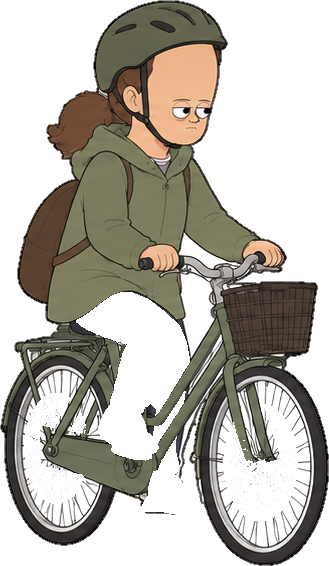
#> input picture dist/assets/people-cyclist-a/base.png, 329 x 566 px
$ python -i build_layers.py   (imports and definitions only)
#> lines starting #> are read from the running program, lines starting #| are printed output that depends on the picture; after the words box and inside, x2 and y2 are one past the last pixel; in counts of white or black regions, pixels touching at a corner belong together
#> further down, picture is the input picture: PIL image 329x566 RGBA; mean R, G, B, A 51.3, 47.3, 39.5, 118.7
"""Build app assets for "Min bil" from the Codex images in docs/redesign/garage-build/<base>/.

- base.png      -> dist/assets/mybil/<base>/base.webp   (white background removed)
- nowheels.png  -> body.webp (vehicle without wheels) + wheels.webp (the base's own wheels), used for lowering
- <part>.png    -> <part>.webp: pixels that differ from the base, limited to the slot's region (catalog.json)
QA gate: a part is REJECTED when too much of the vehicle changed outside its region (the image model moved or
redrew the vehicle, e.g. a "ghost car"). Rejected parts are listed in rejects.json and left out of the manifest.
Writes dist/assets/mybil/manifest.json (approved parts per base) and a preview.jpg per base.

Usage: python build_layers.py [base ...]
"""
import json, os, sys
from PIL import Image, ImageChops, ImageDraw, ImageFilter

ROOT = os.path.abspath(os.path.join(os.path.dirname(os.path.abspath(__file__)), '..', '..', '..'))
# --src <dir> selects the image set (default: this folder); v5 lives in docs/redesign/garage-v5
HERE = os.path.abspath(sys.argv[sys.argv.index('--src') + 1]) if '--src' in sys.argv else os.path.dirname(os.path.abspath(__file__))
# [1 line not run here, left out]
OUT = os.path.join(ROOT, 'dist', 'assets', 'mybil')
SIZE = 768
OUTSIDE_LIMIT = 0.035   # max share of the vehicle area that may change outside the part's region
# [1 line not run here, left out]
# [1 line that did not run here, left out]

# [84 lines left out: functions largest_island, clean_wheels, clean_plate, drop_specks, near_wheels, clean_body, not called in this run]

def subject_bbox(im, tol=18):
    return im.convert('L').point(lambda v: 255 if v < 255 - tol else 0).getbbox()

# [10 lines left out: function load, not called in this run]

def white_alpha(im, tol=18, holes=False):
#> called with tol = 18, holes = False
    from collections import deque
    rgb = im.convert('RGB'); W, H = rgb.size; px = rgb.load(); seen = bytearray(W * H); q = deque()
#> after `rgb = im.convert('RGB')`:
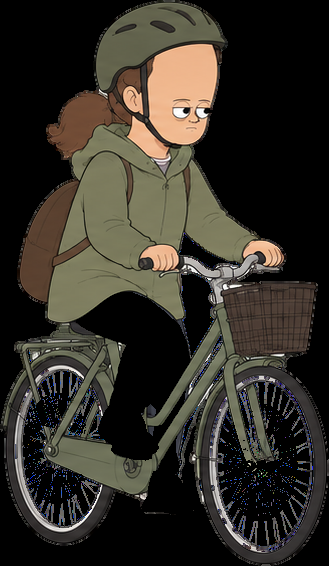
#> rgb: PIL image 329x566 RGB; mean R, G, B 51.3, 47.3, 39.5
#> after `W, H = rgb.size`: W = 329; H = 566
    for x in range(W): q.extend(((x, 0), (x, H - 1)))
    for y in range(H): q.extend(((0, y), (W - 1, y)))
    while q:
        x, y = q.popleft(); i = y * W + x
        if seen[i] or min(px[x, y]) < 255 - tol: continue
        seen[i] = 1
        if x: q.append((x - 1, y))
        if x < W - 1: q.append((x + 1, y))
        if y: q.append((x, y - 1))
        if y < H - 1: q.append((x, y + 1))
    # the soft edge between the white background and the ink line is light grey: left in, it reads as a thin white
    # outline on dark pages. Those light, colourless pixels go too, a few pixels deep, but never past the ink.
    import numpy as np
    from scipy import ndimage
    out = np.frombuffer(bytes(seen), np.uint8).reshape(H, W).astype(bool)
#> out: shape (566, 329) bool; every value is 0
    a = np.asarray(rgb, dtype=np.int16); light = (a.min(2) >= 170) & (a.max(2) - a.min(2) <= 30)
#> after `light = (a.min(2) >= 170) & (a.max(2) - a.min(2) <= 30)`:
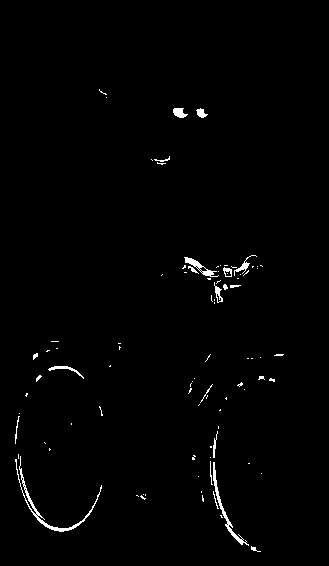
#> light: shape (566, 329) bool; 1.1% white in thin lines or dots, all inside (x1, y1, x2, y2) = (15, 89, 284, 552)
    pink = (a[..., 0] - a[..., 1] > 25) & (a[..., 2] - a[..., 1] > 25) & (a.min(2) >= 110)  # left from a magenta key (the race car)
    for _ in range(4): out |= ndimage.binary_dilation(out) & (light | pink)
    if holes:  # the vehicle itself (base, body), never a part: a white plate or chrome highlight is real
        # the background shows through gaps in the drawing: big closed patches of pure white (between a wing's
        # blades) and thin, wide slits of near-white (between the roof rails and the roof)
        paper = (a.min(2) >= 250) & ~out
        lab, n = ndimage.label(paper)
        if n:
            sizes = ndimage.sum(paper, lab, range(1, n + 1))
            out |= np.isin(lab, 1 + np.nonzero(sizes > W * H * 0.0002)[0])
        slit = (a.min(2) >= 238) & (a.max(2) - a.min(2) <= 12) & ~out
        lab, n = ndimage.label(slit)
        for i, box in enumerate(ndimage.find_objects(lab)):
            h, w = box[0].stop - box[0].start, box[1].stop - box[1].start
            if h <= 10 and w >= 4 * h and (lab[box] == i + 1).sum() >= 30: out[box] |= lab[box] == i + 1
        for _ in range(2): out |= ndimage.binary_dilation(out) & (light | pink)
    return Image.fromarray(np.where(out, 0, 255).astype(np.uint8)).filter(ImageFilter.GaussianBlur(0.7))
#> returned value: PIL image 329x566 L; every value is 255

def _shift(img, dx, dy):
    canvas = Image.new('RGB', img.size, 'white'); canvas.paste(img, (dx, dy)); return canvas

def _score(a, b):
    return sum(ImageChops.difference(a, b).getdata())

# [13 lines left out: function align, not called in this run]

PENDING = []

def save(img, path):
    """Deferred: all layers of a vehicle are cropped to one shared square box before writing (see flush)."""
    PENDING.append((img, path))

# [21 lines left out: functions flush, region_mask, not called in this run]

def count(mask):
    return sum(1 for v in mask.getdata() if v > 128)

# [154 lines left out: functions tint_layer, build, plate_face, not called in this run]

manifest_path = os.path.join(OUT, 'manifest.json')
# [6 lines not run here, left out]

>>> from PIL import Image
>>> picture = Image.open('../../../dist/assets/people-cyclist-a/base.png')
>>> result = white_alpha(picture)

$ run again, on dist/assets/people-cyclist-a/far_shoe.png
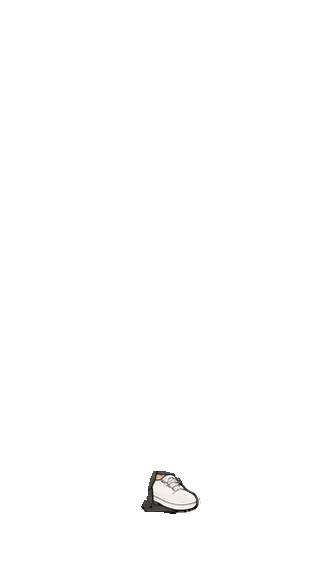
#> input picture dist/assets/people-cyclist-a/far_shoe.png, 329 x 566 px
#> picture is the input picture: PIL image 329x566 RGBA; mean R, G, B, A 1.5, 1.4, 1.4, 2.3
#> in white_alpha, `rgb = im.convert('RGB')`:
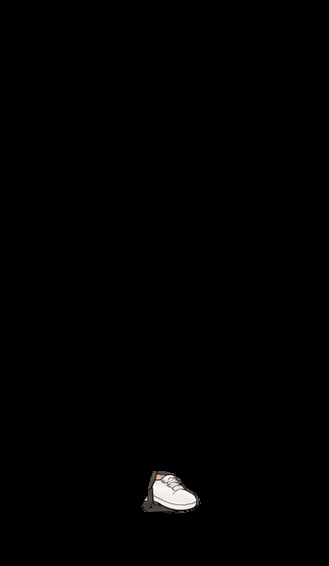
#> rgb: PIL image 329x566 RGB; mean R, G, B 1.5, 1.4, 1.4
#> out: shape (566, 329) bool; every value is 0
#> in white_alpha, `light = (a.min(2) >= 170) & (a.max(2) - a.min(2) <= 30)`:
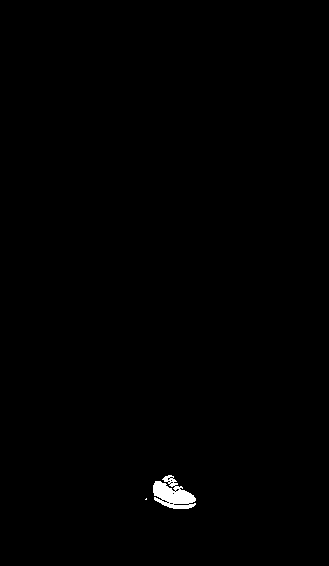
#> light: shape (566, 329) bool; 0.46% white; 2 white regions (1 under 20 px), largest, box (x1, y1, x2, y2) and area: (153, 475, 196, 509) 852
